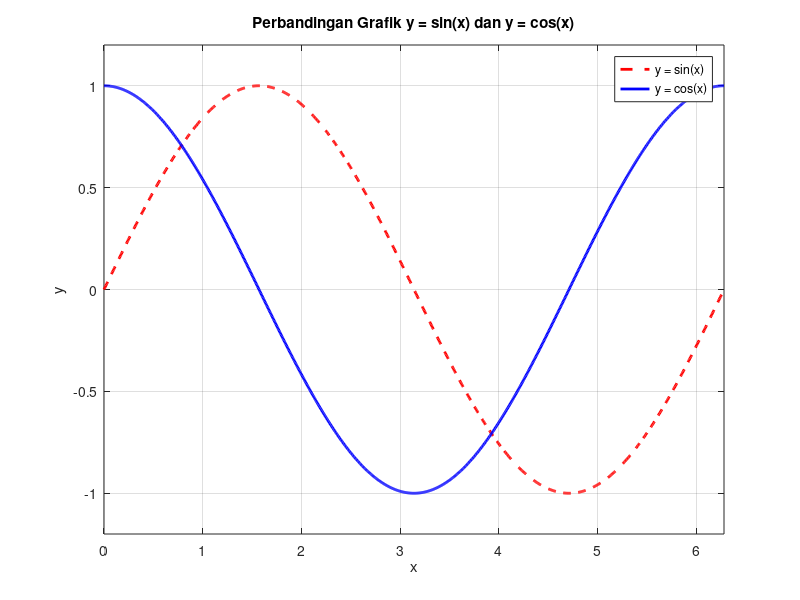

Write the MATLAB code that produced this figure.
x = linspace(0, 2*pi, 1000);

y_sin = sin(x);
y_cos = cos(x);

figure;

plot(x, y_sin, 'r--', 'LineWidth', 2);
hold on;

plot(x, y_cos, 'b-', 'LineWidth', 2);

title('Perbandingan Grafik y = sin(x) dan y = cos(x)');

xlabel('x');
ylabel('y');

legend('y = sin(x)', 'y = cos(x)');

grid on;

xlim([0, 2*pi]);
ylim([-1.2, 1.2]);
